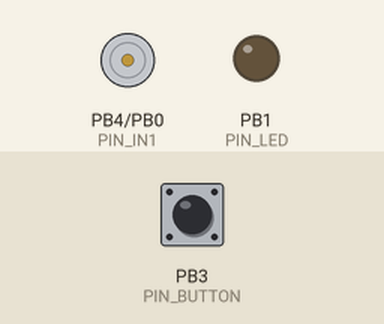
Recording of a sketch running on a simulated ATtiny85, built with avr-gcc and run on an emulated ATtiny85. On the bench: motor-driver pin pairs drawn as motors (green arrow = first pin HIGH = forward, orange = second pin HIGH = backward, longer = more drive), output pins drawn as LEDs (lit = HIGH). The inputs (shaded band) are chosen by the test bench; at power-on: PB3 (PIN_BUTTON) HIGH. Sleep ends after the set time or at an interrupt; pins used as bus, display or sensor lines are not drawn.

Above: at 1.2 s.
1.3 s: PB3 (PIN_BUTTON) pulled LOW for 0.15 s
At 2.6 s:
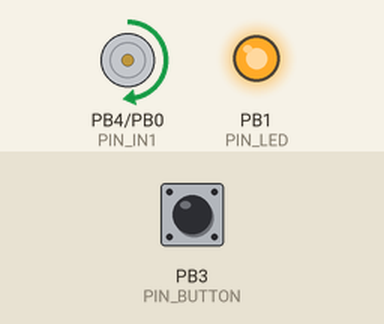
3.2 s: PB3 (PIN_BUTTON) pulled LOW for 0.15 s
At 3.9 s:
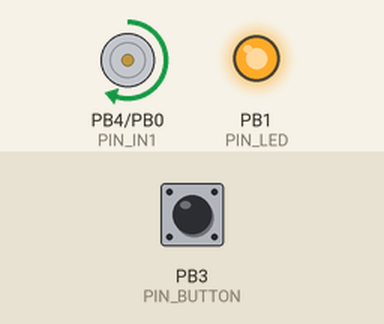
4.9 s: PB3 (PIN_BUTTON) pulled LOW for 1 s
At 6.6 s:
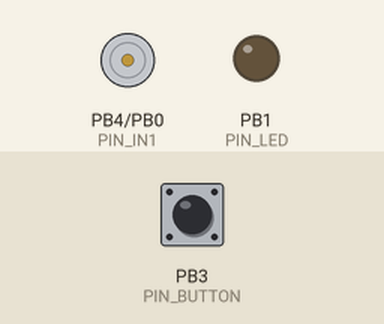
Timing chart, 0 to 8.1 s (numbered marks = the images above; inputs shaded):
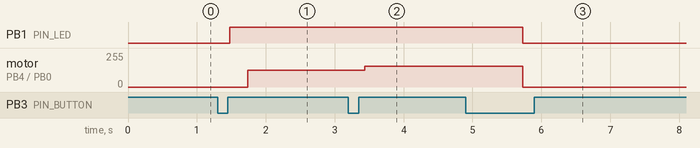

The sketch:

OpenWhisk3S_Firmware.ino
```cpp
// (licence header left out)
#if defined(__AVR__)
  #include <avr/io.h>
  #include <avr/interrupt.h>
  #include <avr/sleep.h>
#endif
#include "config.h"
#include "speed_logic.h"

SpeedLogic logic;
static uint16_t vccMv = 0;
static uint32_t lastVccSampleMs = 0;

// ---------------------------------------------------------------------------
// PWM output (ESP32-C3 SuperMini, ATtiny85, or Arduino Uno/Nano)
// ---------------------------------------------------------------------------
static void pwmInit() {
  pinMode(PIN_IN1, OUTPUT);
  digitalWrite(PIN_IN1, LOW);
#if defined(ESP32) || defined(ARDUINO_ARCH_ESP32)
  // ESP32-C3 hardware PWM via analogWrite (8-bit resolution: 0..255, 20 kHz ultrasonic)
  analogWriteResolution(PIN_IN1, 8);
  analogWriteFrequency(PIN_IN1, 20000);
  analogWrite(PIN_IN1, 0);
#elif defined(__AVR_ATtiny85__)
  // Timer1, PWM mode B on OC1B (PB4). Clock = CK/1 = 8 MHz, TOP = OCR1C = 255 -> 31.25 kHz
  TCCR1 = _BV(CS10);
  OCR1C = 255;
  OCR1B = 0;
  GTCCR = _BV(PWM1B);
#endif
}

static void pwmWrite(uint8_t duty) {
#if defined(__AVR_ATtiny85__)
  if (duty == 0) {
    GTCCR &= ~_BV(COM1B1);
    digitalWrite(PIN_IN1, LOW);
  } else {
    OCR1B = duty;
    GTCCR |= _BV(COM1B1);
  }
#else
  analogWrite(PIN_IN1, duty);
#endif
}

// ---------------------------------------------------------------------------
// Supply (= cell) voltage monitoring
// ---------------------------------------------------------------------------
static void adcInit() {
#if defined(ESP32) || defined(ARDUINO_ARCH_ESP32)
  pinMode(PIN_VBAT_ADC, INPUT);
#elif defined(__AVR_ATtiny85__)
  ADMUX = _BV(MUX3) | _BV(MUX2);               // ref = VCC, input = 1.1 V bandgap
  ADCSRA = _BV(ADEN) | _BV(ADPS2) | _BV(ADPS1); // enable, 8 MHz / 64 = 125 kHz
  delay(2);
#endif
}

static uint16_t readVccMv() {
#if defined(__AVR_ATtiny85__)
  ADCSRA |= _BV(ADSC);
  while (ADCSRA & _BV(ADSC)) { }
  uint16_t adc = ADC;
  if (adc == 0) return 0;
  return (uint16_t)((BANDGAP_MV * 1024UL) / adc);
#elif defined(ESP32) || defined(ARDUINO_ARCH_ESP32)
  // If optional 1:2 voltage divider is wired to GPIO2 (PIN_VBAT_ADC), read millivolts;
  // otherwise return nominal 3.65 V (3650 mV) so 3-speed PWM runs out-of-the-box.
  uint32_t mvPin = analogReadMilliVolts(PIN_VBAT_ADC);
  if (mvPin >= 1400 && mvPin <= 2200) {
    return (uint16_t)(mvPin * 2UL);
  }
  return BENCH_VBAT_MV;
#else
  return BENCH_VBAT_MV;
#endif
}

// ---------------------------------------------------------------------------
// Deep sleep (ATtiny85 fallback)
// ---------------------------------------------------------------------------
#if defined(__AVR_ATtiny85__)
ISR(PCINT0_vect) { }

static void deepSleep() {
  pwmWrite(0);
  digitalWrite(PIN_NSLEEP, LOW);
#if USE_STATUS_LED
  digitalWrite(PIN_LED, LOW);
#endif
  ADCSRA &= ~_BV(ADEN);
  GIMSK |= _BV(PCIE);
  PCMSK |= _BV(PCINT3);
  set_sleep_mode(SLEEP_MODE_PWR_DOWN);
  sleep_enable();
  sei();
  sleep_cpu();
  sleep_disable();
  PCMSK &= ~_BV(PCINT3);
  adcInit();
}
#endif

// ---------------------------------------------------------------------------
// Arduino Setup & Main Control Loop
// ---------------------------------------------------------------------------
void setup() {
  pinMode(PIN_BUTTON, INPUT_PULLUP);
  pinMode(PIN_IN2, OUTPUT);
  digitalWrite(PIN_IN2, LOW);      // One direction only; IN2 LOW = coast decay
  pinMode(PIN_NSLEEP, OUTPUT);
  digitalWrite(PIN_NSLEEP, LOW);   // DRV8833 in low-power sleep when idle
#if USE_STATUS_LED
  pinMode(PIN_LED, OUTPUT);
  digitalWrite(PIN_LED, LOW);
#endif
  pwmInit();
  adcInit();
  vccMv = readVccMv();
  logic.begin(millis(), vccMv);
}

void loop() {
  uint32_t now = millis();

  if ((uint32_t)(now - lastVccSampleMs) >= VCC_SAMPLE_MS) {
    lastVccSampleMs = now;
    vccMv = readVccMv();
  }

  bool pressed = (digitalRead(PIN_BUTTON) == LOW);
  logic.update(now, pressed, vccMv);

  bool active = logic.isRunning() || logic.dutyNow > 0;
  digitalWrite(PIN_NSLEEP, active ? HIGH : LOW);
  pwmWrite(logic.dutyNow);

#if USE_STATUS_LED
  // BOM 08.11.2026 Item #9 (CAD #10): 12 mm waterproof push button with LED
  // - Steady ON while motor is running (Low / Medium / High)
  // - Fast 4 Hz blink when locked out for low battery
  // - OFF when motor is stopped
  bool ledOn = false;
  if (logic.state == STATE_LOW_BATTERY) {
    ledOn = ((now / 125UL) & 1UL) != 0;
  } else if (active) {
    ledOn = true;
  }
  digitalWrite(PIN_LED, ledOn ? HIGH : LOW);
#endif

#if defined(__AVR_ATtiny85__)
  if (!active && !pressed && logic.idleTime(now) >= SLEEP_AFTER_MS) {
    deepSleep();
    vccMv = readVccMv();
    logic.resync(millis(), vccMv);
  }
#endif
}
```

speed_logic.h
```cpp
// (licence header left out)
#ifndef OPENWHISK_SPEED_LOGIC_H
#define OPENWHISK_SPEED_LOGIC_H

#include <stdint.h>
#include "config.h"

enum MotorState {
  STATE_OFF = 0,
  STATE_SPEED1 = 1,
  STATE_SPEED2 = 2,
  STATE_SPEED3 = 3,
  STATE_LOW_BATTERY = 4
};

class SpeedLogic {
public:
  MotorState state;
  uint8_t dutyNow;          // PWM duty currently applied, 0..255

  void begin(uint32_t now, uint16_t vccMv) {
    state = STATE_OFF;
    dutyNow = 0;
    rawLast = false;
    stable = false;
    rawChangeMs = now;
    pressStartMs = now;
    longHandled = false;
    runStartMs = now;
    lastRampMs = now;
    lowSinceMs = now;
    lowTiming = false;
    lastActivityMs = now;
    vccFilt = vccMv;
  }

  // Call after waking from sleep: time stood still and the filter is stale.
  void resync(uint32_t now, uint16_t vccMv) {
    vccFilt = vccMv;
    rawChangeMs = now;
    lastActivityMs = now;
  }

  bool isRunning() const {
    return state == STATE_SPEED1 || state == STATE_SPEED2 || state == STATE_SPEED3;
  }

  uint16_t filteredVcc() const { return vccFilt; }

  uint32_t idleTime(uint32_t now) const { return now - lastActivityMs; }

  // PWM duty that gives the level's average motor voltage at this cell voltage.
  static uint8_t dutyFor(MotorState s, uint16_t vccMv) {
    uint32_t mv;
    if (s == STATE_SPEED1)      mv = LEVEL1_MV;
    else if (s == STATE_SPEED2) mv = LEVEL2_MV;
    else if (s == STATE_SPEED3) mv = LEVEL3_MV;
    else return 0;
    if (mv > MOTOR_MAX_MV) mv = MOTOR_MAX_MV;
    if (vccMv == 0) return 0;
    uint32_t d = (mv * 255UL) / vccMv;
    if (d > 255UL) d = 255UL;     // cell lower than target: full duty
    return (uint8_t)d;
  }

  // Call often (every loop, at least every few ms).
  void update(uint32_t now, bool rawPressed, uint16_t vccMv) {
    // 1. Supply voltage filter (simple 1/4 low-pass)
    vccFilt = (uint16_t)(((uint32_t)vccFilt * 3UL + vccMv) / 4UL);

    // 2. Button debounce + short/long press detection
    if (rawPressed != rawLast) {
      rawLast = rawPressed;
      rawChangeMs = now;
    }
    if ((now - rawChangeMs) >= DEBOUNCE_MS && stable != rawLast) {
      stable = rawLast;
      lastActivityMs = now;
      if (stable) {
        pressStartMs = now;
        longHandled = false;
      } else if (!longHandled) {
        onShortPress(now);
      }
    }
    if (stable && !longHandled && (now - pressStartMs) >= LONG_PRESS_MS) {
      longHandled = true;
      onLongPress(now);
    }

    // 3. Low-battery lock-out release (after charging)
    if (state == STATE_LOW_BATTERY && vccFilt >= LOW_BATT_RECOVER_MV) {
      setState(STATE_OFF, now);
    }

    // 4. Protection while running
    if (isRunning()) {
      if (vccFilt < LOW_BATT_CUTOFF_MV) {
        if (!lowTiming) {
          lowTiming = true;
          lowSinceMs = now;
        } else if ((now - lowSinceMs) >= LOW_BATT_CONFIRM_MS) {
          setState(STATE_LOW_BATTERY, now);
        }
      } else {
        lowTiming = false;
      }
      if (isRunning() && (now - runStartMs) >= AUTO_OFF_MS) {
        setState(STATE_OFF, now);
      }
    } else {
      lowTiming = false;
    }

    // 5. Duty: ramp up slowly, go down immediately
    uint8_t target = dutyFor(state, vccFilt);
    if (target <= dutyNow) {
      dutyNow = target;
    } else if ((now - lastRampMs) >= RAMP_STEP_MS) {
      lastRampMs = now;
      uint8_t gap = (uint8_t)(target - dutyNow);
      dutyNow = (uint8_t)(dutyNow + (gap < RAMP_STEP_DUTY ? gap : RAMP_STEP_DUTY));
    }
  }

private:
  bool rawLast;
  bool stable;
  uint32_t rawChangeMs;
  uint32_t pressStartMs;
  bool longHandled;
  uint32_t runStartMs;
  uint32_t lastRampMs;
  uint32_t lowSinceMs;
  bool lowTiming;
  uint32_t lastActivityMs;
  uint16_t vccFilt;

  void setState(MotorState s, uint32_t now) {
    if (s != state) {
      state = s;
      lastActivityMs = now;
    }
  }

  void onShortPress(uint32_t now) {
    switch (state) {
      case STATE_OFF:
        if (vccFilt < START_MIN_MV) {
          setState(STATE_LOW_BATTERY, now);
        } else {
          runStartMs = now;
          lowTiming = false;
          setState(STATE_SPEED1, now);
        }
        break;
      case STATE_SPEED1: setState(STATE_SPEED2, now); break;
      case STATE_SPEED2: setState(STATE_SPEED3, now); break;
      case STATE_SPEED3: setState(STATE_OFF, now); break;
      case STATE_LOW_BATTERY: break;   // stay locked until charged
    }
  }

  void onLongPress(uint32_t now) {
    if (isRunning()) setState(STATE_OFF, now);
  }
};

#endif // OPENWHISK_SPEED_LOGIC_H
```

config.h
```cpp
// (licence header left out)
#ifndef OPENWHISK_CONFIG_H
#define OPENWHISK_CONFIG_H

// ---------------------------------------------------------------------------
// Pin map — ESP32-C3 SuperMini (default) & ATtiny85 / Arduino Uno fallback
// ---------------------------------------------------------------------------
#if defined(ESP32) || defined(ARDUINO_ARCH_ESP32)
  // Target hardware in BOM 08.11.2026: ESP32-C3 SuperMini (CAD #15)
  #define PIN_BUTTON   3   // GPIO3  -> 12 mm push button contact to GND (INPUT_PULLUP)
  #define PIN_IN1      4   // GPIO4  -> DRV8833 AIN1 (PWM output)
  #define PIN_IN2      5   // GPIO5  -> DRV8833 AIN2 (held LOW)
  #define PIN_NSLEEP   6   // GPIO6  -> DRV8833 EEP / nSLEEP (HIGH when motor active)
  #define PIN_LED      8   // GPIO8  -> 12 mm button LED / onboard status LED
  #define PIN_VBAT_ADC 2   // GPIO2 (ADC1_CH2) -> optional battery voltage divider sense
#elif defined(__AVR_ATtiny85__)
  #define PIN_BUTTON   3
  #define PIN_IN1      4
  #define PIN_IN2      0
  #define PIN_NSLEEP   2
  #define PIN_LED      1
#else
  #define PIN_BUTTON   2
  #define PIN_IN1      9
  #define PIN_IN2      8
  #define PIN_NSLEEP   7
  #define PIN_LED      13
#endif

// 1 = illuminated button LED enabled (BOM 08.11.2026 Item #9: 12mm button with LED)
#define USE_STATUS_LED        1

// ---------------------------------------------------------------------------
// Speed levels (target operating speeds: ~9,000 / 11,000 / 13,000 RPM)
// Defined as AVERAGE MOTOR VOLTAGE in millivolts for the 130-Series 3.7V DC motor
// ---------------------------------------------------------------------------
#define LEVEL1_MV             2500   // Low  (~9,000 RPM target)  - gentle stirring / eggs
#define LEVEL2_MV             3100   // Med  (~11,000 RPM target) - cream / sauces
#define LEVEL3_MV             3650   // High (~13,000 RPM target) - milk foaming
#define MOTOR_MAX_MV          3700   // Never exceed motor's 3.7 V rated voltage

// ---------------------------------------------------------------------------
// Button & Soft-Start timings
// ---------------------------------------------------------------------------
#define DEBOUNCE_MS             30   // contact bounce filter
#define LONG_PRESS_MS          800   // hold >= 0.8 s = immediate OFF from any speed
#define RAMP_STEP_MS             4   // ms between duty increments
#define RAMP_STEP_DUTY           2   // ~0.5 s soft-start ramp to prevent splashing

// ---------------------------------------------------------------------------
// Battery protection (Lishen LR1865SK 18650: 4.20 V full, 3.65 V nominal)
// ---------------------------------------------------------------------------
#define LOW_BATT_CUTOFF_MV    3200   // under load: stop motor below 3.20 V ...
#define LOW_BATT_CONFIRM_MS   2000   // ... if sustained for 2.0 s
#define START_MIN_MV          3300   // refuse to start below 3.30 V
#define LOW_BATT_RECOVER_MV   3600   // clear lock-out after recharging above 3.60 V

// ---------------------------------------------------------------------------
// Safety auto-off
// ---------------------------------------------------------------------------
#define AUTO_OFF_MS         180000UL // 3 min continuous run -> automatic OFF
#define SLEEP_AFTER_MS        3000UL
#define VCC_SAMPLE_MS           20
#define BANDGAP_MV            1100UL
#define BENCH_VBAT_MV         3650   // Nominal 3.65 V Lishen LR1865SK cell

#endif // OPENWHISK_CONFIG_H
```

Measured:
- after the input at 1.3 s, PB1 (PIN_LED): LOW → HIGH after 0.18 s; motor on PB4 (PIN_IN1) / PB0 (PIN_IN2): stopped → forward 127/255 after 0.44 s
- after the input at 3.2 s, motor on PB4 (PIN_IN1) / PB0 (PIN_IN2): forward 127/255 → forward 157/255 after 0.24 s
- after the input at 4.9 s, PB1 (PIN_LED): HIGH → LOW after 0.83 s; motor on PB4 (PIN_IN1) / PB0 (PIN_IN2): forward 157/255 → stopped after 0.83 s
